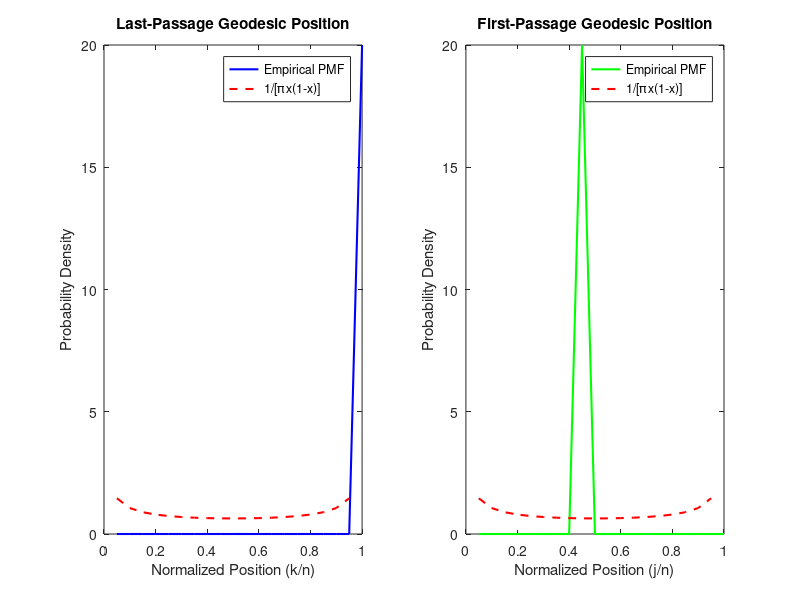

This figure's MATLAB source:
%Geodesic jump marginal dists
clear;

%% 0) Parameters
n = 20;     % number of columns
t = 1;    % number of trials

%% 1) Preallocate storage for the drop-columns
dp_jump = zeros(1, t);   % last-passage (max) path
dq_jump = zeros(1, t);   % first-passage (min) path

for k = 1:t
    %% 2) Generate 2×n environment
    A = exprnd(1, [2, n]);

    %% 3) Build 2×n DP tables
    dp = zeros(2, n);
    dq = zeros(2, n);
    dp(1, :) = cumsum(A(1, :));
    dp(:, 1) = cumsum(A(:, 1));
    dq(1, :) = cumsum(A(1, :));
    dq(:, 1) = cumsum(A(:, 1));
    for j = 2:n
        dp(2, j) = max(dp(1, j), dp(2, j-1)) + A(2, j);
        dq(2, j) = min(dq(1, j), dq(2, j-1)) + A(2, j);
    end

    %% 4) Backtrack the MAXIMAL geodesic from (2,n) → (1,1)
    i = 2; j = n;
    path = [i, j];
    while i > 1 || j > 1
        if i > 1 && (j == 1 || dp(i-1, j) >= dp(i, j-1))
            i = i - 1;
        else
            j = j - 1;
        end
        path(end+1, :) = [i, j];
    end
    path = flipud(path);  % now from (1,1) → (2,n)
    first2 = find(path(:,1) == 2, 1, 'first');
    dp_jump(k) = path(first2, 2);

    %% 5) Backtrack the MINIMAL geodesic from (2,n) → (1,1)
    i = 2; j = n;
    path = [i, j];
    while i > 1 || j > 1
        if i > 1 && (j == 1 || dq(i-1, j) <= dq(i, j-1))
            i = i - 1;
        else
            j = j - 1;
        end
        path(end+1, :) = [i, j];
    end
    path = flipud(path);
    first2 = find(path(:,1) == 2, 1, 'first');
    dq_jump(k) = path(first2, 2);
end

%% 6) Empirical joint PMF over {1,…,n}×{1,…,n}
% Build a two-column subscript array, then count
subs = [dq_jump.' , dp_jump.'];    % rows=dq_jump, cols=dp_jump
counts = accumarray(subs, 1, [n, n]);
jointPMF = counts / t;   % sums to 1
PMF1=sum(jointPMF,1);
PMF2=sum(jointPMF,2);
%% 7) Side‐by‐side PMF plots with theoretical density overlay
k    = 1:n;             % column indices
x    = k./n;            % normalized position in [0,1]
% theoretical density f(x) = 1/(π√[x(1−x)]) scaled to discrete pmf via 1/n
theo_pdf = (1./(pi*sqrt(x.*(1 - x))))

figure;

% Left: PMF1 is distribution of dp_jump (last‐passage geodesic)
subplot(1,2,1);
plot(x, n*PMF1,      'b-', 'LineWidth',1.5);
hold on;
plot(x, theo_pdf, 'r--','LineWidth',1.5);
hold off;
xlabel('Normalized Position (k/n)');
ylabel('Probability Density');
title('Last‐Passage Geodesic Position');
legend('Empirical PMF','1/[π x(1-x)]','Location','Best');

% Right: PMF2 is distribution of dq_jump (first‐passage geodesic)
subplot(1,2,2);
plot(x, n*PMF2,      'g-', 'LineWidth',1.5);
hold on;
plot(x, theo_pdf, 'r--','LineWidth',1.5);
hold off;
xlabel('Normalized Position (j/n)');
ylabel('Probability Density');
title('First‐Passage Geodesic Position');
legend('Empirical PMF','1/[π x(1-x)]','Location','Best');


